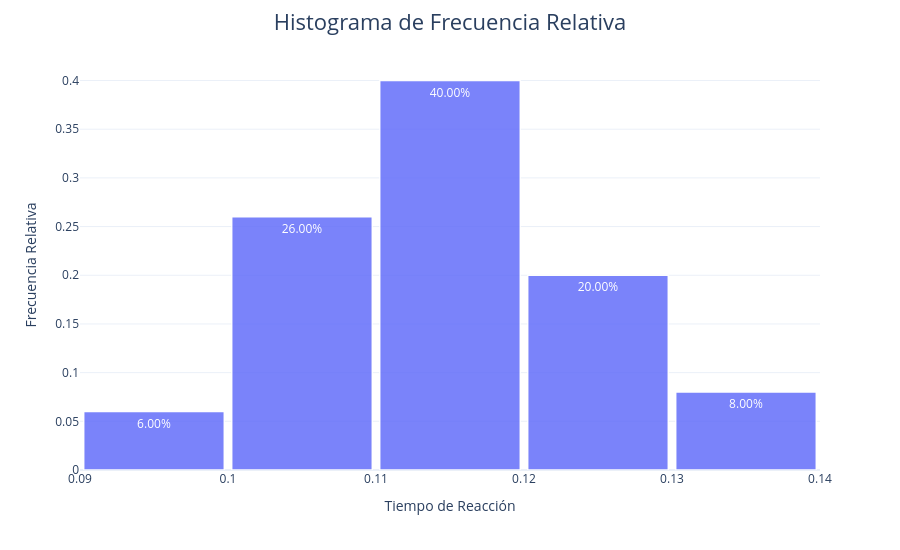
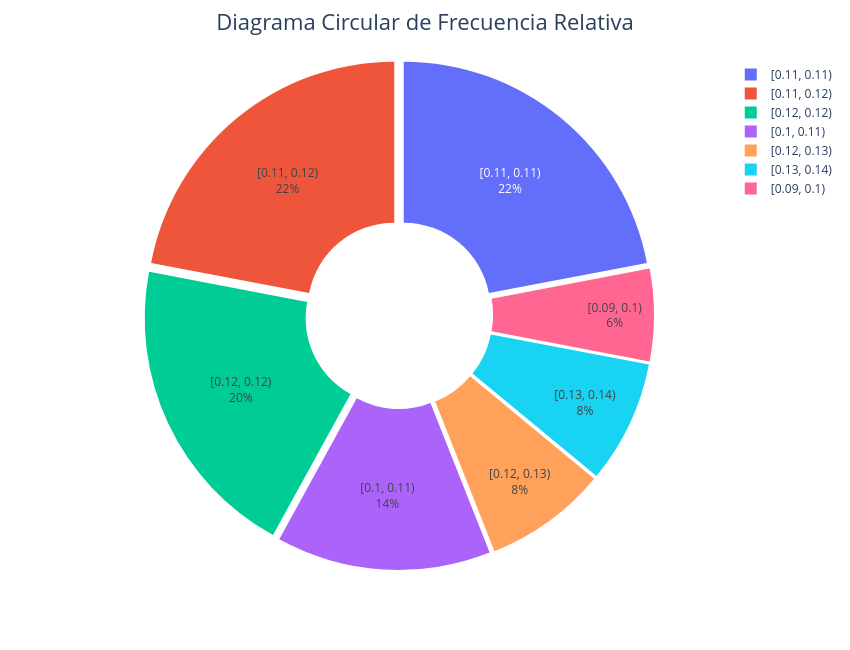

Here is the notebook cell these charts were saved with, in order:
### Code cell
# =========================================== #
# TABLA DE FRECUENCIAS PARA VARIABLE NUMÉRICA #
# =========================================== #

def tabla_frecuencias_numerica(serie, digitos=2):

    # Eliminar NaN
    serie = pd.Series(serie).dropna()

    # Regla de Sturges
    num_clases = int(np.ceil(1 + np.log2(len(serie))))

    # Histograma
    frecuencia, bins = np.histogram(serie, bins=num_clases)

    # Marcas de clase
    marcas_clase = (bins[:-1] + bins[1:]) / 2

    # Intervalos
    intervalos = [
        f"[{round(bins[i], digitos)}, {round(bins[i+1], digitos)})"
        for i in range(len(bins) - 1)
    ]

    # Frecuencias relativas
    frec_relativa = frecuencia / frecuencia.sum()

    # Tabla
    tabla = pd.DataFrame({
        "Clase": range(1, num_clases + 1),
        "Intervalo": intervalos,
        "Marca de Clase": np.round(marcas_clase, digitos),
        "Frecuencia Absoluta": frecuencia,
        "Frecuencia Relativa": np.round(frec_relativa, digitos)
    })

    return tabla, bins

# HISTOGRAMA INTERACTIVO CON PLOTLY

def histograma_frecuencia_relativa_px(serie):

    serie = pd.Series(serie).dropna()

    # Número de clases (Sturges)
    num_clases = int(np.ceil(1 + np.log2(len(serie))))

    # Histograma interactivo
    fig = px.histogram(
        x=serie,
        nbins=num_clases,
        histnorm='probability',
        opacity=0.85,
        text_auto='.2%'
    )

    # Mejorar diseño
    fig.update_traces(
        marker_line_color='white',
        marker_line_width=1.5,
        hovertemplate=
        '<b>Intervalo</b>: %{x}<br>' +
        '<b>Frecuencia Relativa</b>: %{y:.3f}<extra></extra>'
    )

    fig.update_layout(
        title={
            'text': 'Histograma de Frecuencia Relativa',
            'x': 0.5,
            'font': {'size': 22}
        },
        xaxis_title='Tiempo de Reacción',
        yaxis_title='Frecuencia Relativa',
        bargap=0.05,
        template='plotly_white',
        width=900,
        height=550
    )

    fig.show()


# DIAGRAMA CIRCULAR INTERACTIVO CON PLOTLY
def diagrama_circular_frecuencia_relativa_px(serie):

    tabla, _ = tabla_frecuencias_numerica(serie)

    fig = px.pie(
        tabla,
        values='Frecuencia Relativa',
        names='Intervalo',
        hole=0.35   # donut chart
    )

    fig.update_traces(
        textinfo='percent+label',
        pull=[0.03] * len(tabla),
        hovertemplate=
        '<b>Intervalo</b>: %{label}<br>' +
        '<b>Frecuencia Relativa</b>: %{value:.3f}<extra></extra>'
    )

    fig.update_layout(
        title={
            'text': 'Diagrama Circular de Frecuencia Relativa',
            'x': 0.5,
            'font': {'size': 22}
        },
        template='plotly_white',
        width=850,
        height=650
    )

    fig.show()

# Histograma
histograma_frecuencia_relativa_px(times)

# Diagrama circular
diagrama_circular_frecuencia_relativa_px(times)

### Figure 1 — Plotly figure (JSON) as saved in the notebook; plotly's stock layout.template omitted (floating-point values rounded to 4 significant figures)
{"data": [{"bingroup": "x", "histnorm": "probability", "hovertemplate": "<b>Intervalo</b>: %{x}<br><b>Frecuencia Relativa</b>: %{y:.3f}<extra></extra>", "legendgroup": "", "marker": {"color": "#636efa", "line": {"color": "white", "width": 1.5}, "opacity": 0.85, "pattern": {"shape": ""}}, "name": "", "nbinsx": 7, "orientation": "v", "showlegend": false, "texttemplate": "%{value:.2%}", "type": "histogram", "x": [0.11, 0.11, 0.126, 0.112, 0.117, 0.113, 0.135, 0.107, 0.122, 0.113, 0.098, 0.122, 0.105, 0.103, 0.119, 0.1, 0.117, 0.113, 0.124, 0.118, 0.132, 0.108, 0.115, 0.12, 0.107, 0.123, 0.109, 0.117, 0.111, 0.112, 0.101, 0.112, 0.111, 0.119, 0.103, 0.1, 0.108, 0.12, 0.099, 0.102, 0.129, 0.115, 0.121, 0.13, 0.134, 0.118, 0.106, 0.128, 0.094, 0.1114], "xaxis": "x", "yaxis": "y"}], "layout": {"bargap": 0.05, "barmode": "relative", "height": 550, "legend": {"tracegroupgap": 0}, "margin": {"t": 60}, "title": {"font": {"size": 22}, "text": "Histograma de Frecuencia Relativa", "x": 0.5}, "width": 900, "xaxis": {"anchor": "y", "domain": [0, 1], "title": {"text": "Tiempo de Reacción"}}, "yaxis": {"anchor": "x", "domain": [0, 1], "title": {"text": "Frecuencia Relativa"}}}}

### Figure 2 — Plotly figure (JSON) as saved in the notebook; plotly's stock layout.template omitted (floating-point values rounded to 4 significant figures)
{"data": [{"domain": {"x": [0, 1], "y": [0, 1]}, "hole": 0.35, "hovertemplate": "<b>Intervalo</b>: %{label}<br><b>Frecuencia Relativa</b>: %{value:.3f}<extra></extra>", "labels": ["[0.09, 0.1)", "[0.1, 0.11)", "[0.11, 0.11)", "[0.11, 0.12)", "[0.12, 0.12)", "[0.12, 0.13)", "[0.13, 0.14)"], "legendgroup": "", "name": "", "pull": [0.03, 0.03, 0.03, 0.03, 0.03, 0.03, 0.03], "showlegend": true, "textinfo": "percent+label", "type": "pie", "values": [0.06, 0.14, 0.22, 0.22, 0.2, 0.08, 0.08]}], "layout": {"height": 650, "legend": {"tracegroupgap": 0}, "margin": {"t": 60}, "title": {"font": {"size": 22}, "text": "Diagrama Circular de Frecuencia Relativa", "x": 0.5}, "width": 850}}
